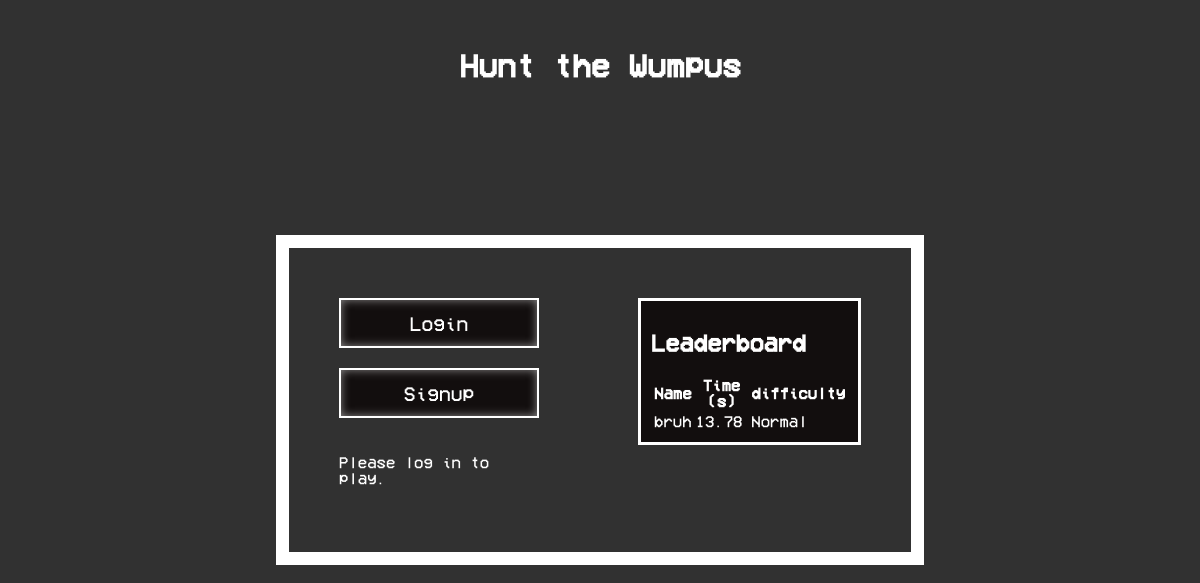
Before: / with the older database file.
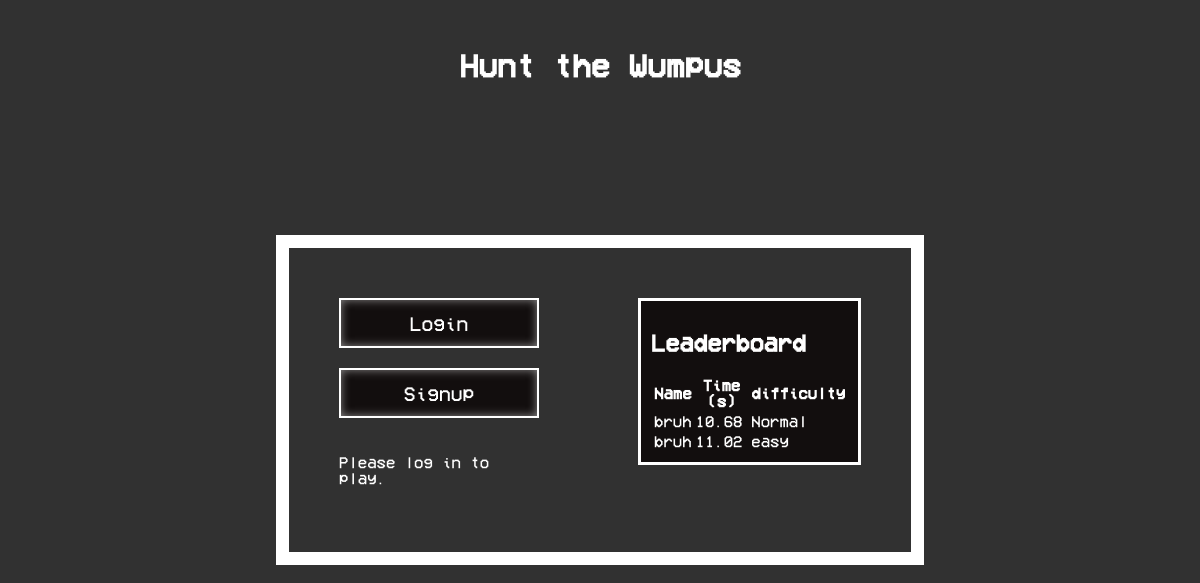
After: the same page with the newer database file.
### tables this page shows
CREATE TABLE `leaderboard` (`id` INTEGER PRIMARY KEY AUTOINCREMENT, `username` TEXT NOT NULL, `time` REAL NOT NULL, `difficulty` TEXT NOT NULL);

### main.py (the view)
@app.route('/')
def index():
    conn = sqlite3.connect('HTW-2D/database/database.db')
    conn.row_factory = sqlite3.Row
    cursor = conn.cursor()
    cursor.execute("SELECT username, time, difficulty FROM leaderboard ORDER BY time ASC")
    rows = cursor.fetchall()
    conn.close()
    return render_template('Gamemenu.html', leaderboard=rows)

### templates/Gamemenu.html (shortened to what this page needs)
{% extends "Index.html" %}
{% block content %}
    <div id="gameMenu">
        <div id="menuButtons">
            {% if session.get('username') %}
                <a href="#"><button id="startGameButton">Start game</button></a>
                <select name="difficulty" id="difficultySelector">
                    <option value="easy">Easy</option>
                    <option value="medium">Medium</option>
                    <option value="hard">Hard</option>
                </select>
            {% else %}
                <button onclick="loadPage('{{ url_for('login') }}')">Login</button>
                <button onclick="loadPage('{{ url_for('signup') }}')">Signup</button>
            {% endif %}
            {% if session.get('username') %}
                <a href="{{ url_for('logout') }}"><button id="logoutButton">Logout</button></a>
                    <p>Welcome, {{ session['username'] }}!</p>
                {% else %}
                <p>Please log in to play.</p>
            {% endif %}
        </div>
        <div id="leaderBoard">
            <h2>Leaderboard</h2>
            <table>
                <tr><th>Name</th><th>Time (s)</th><th>difficulty</th></tr>
                {% for entry in leaderboard %}
                    <tr>
                        <td>{{ entry.username }}</td>
                        <td>{{ entry.time }}</td>
                        <td>{{ entry.difficulty }}</td>
                    </tr>
                {% endfor %}
            </table>
        </div>
    </div>
{% endblock %}

### templates/Index.html (shortened to what this page needs)
<!DOCTYPE html>
<html id="htmlElement">
<head>
    <link rel="stylesheet" href="{{ url_for('static', filename='index.css') }}"/>
    <link rel="stylesheet" href="{{ url_for('static', filename='alerts.css') }}"/>
</head>
<body>
    <h1 id="pageTitle" onclick="loadPage('{{ url_for('index') }}')">Hunt the Wumpus</h1>
    <div id="contentArea">{% block content %}{% endblock %}</div>
</body>
</html>

### static/index.css (style rules this page uses)
html { background-color: rgb(49, 49, 49); }
body { color: white; font-family: 'VCR OSD Mono', monospace; }
#pageTitle { text-align: center; margin-top: 50px; margin-bottom: 100px; animation-name: title; animation-duration: 3s; animation-iteration-count: infinite; height: 30px; }
#gameMenu { top: 50%; left: 50%; transform: translate(-50%, -50%); position: absolute; display: flex; align-items: flex-start; gap: 8vw; padding: 50px; border-style: solid; outline: 10px solid white; }
#gameMenu button { font-family: 'VCR OSD Mono', monospace; background-color: rgb(18, 14, 14); color: white; border-style: solid; border-color: white; box-shadow:inset 0 0 10px rgba(255, 255, 255, 0.5); padding: 10px 20px; font-size: 20px; cursor: pointer; transition: background-color 0.3s, box-shadow 0.3s; width: 200px; height: 50px; }
#leaderBoard { width: 200px; padding: 10px; background-color: rgb(18, 14, 14); justify-content: center; align-items: center; border-style: solid; }
#menuButtons { display: flex; flex-direction: column; gap: 20px; }

Changed rows visible on the page:
changed leaderboard "Normal": time "13.78" → "10.68"
added leaderboard: username "bruh", time "11.02", difficulty "easy"
